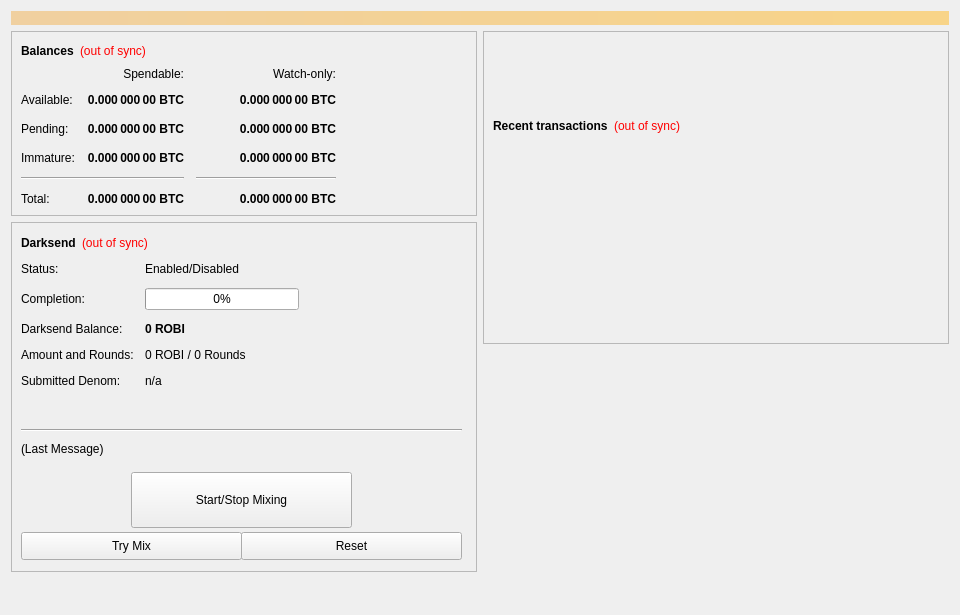
<?xml version="1.0" encoding="UTF-8"?>
<ui version="4.0">
 <class>OverviewPage</class>
 <widget class="QWidget" name="OverviewPage">
  <property name="geometry">
   <rect>
    <x>0</x>
    <y>0</y>
    <width>960</width>
    <height>615</height>
   </rect>
  </property>
  <property name="minimumSize">
   <size>
    <width>960</width>
    <height>0</height>
   </size>
  </property>
  <property name="windowTitle">
   <string>Form</string>
  </property>
  <layout class="QVBoxLayout" name="topLayout">
   <item>
    <widget class="QLabel" name="labelAlerts">
     <property name="visible">
      <bool>false</bool>
     </property>
     <property name="styleSheet">
      <string notr="true">background-color: qlineargradient(x1: 0, y1: 0, x2: 1, y2: 0, stop:0 #F0D0A0, stop:1 #F8D488); color:#000000;</string>
     </property>
     <property name="wordWrap">
      <bool>true</bool>
     </property>
     <property name="margin">
      <number>3</number>
     </property>
    </widget>
   </item>
   <item>
    <layout class="QHBoxLayout" name="horizontalLayout" stretch="1,1">
     <item>
      <layout class="QVBoxLayout" name="verticalLayout_2">
       <item>
        <widget class="QFrame" name="frame">
         <property name="frameShape">
          <enum>QFrame::StyledPanel</enum>
         </property>
         <property name="frameShadow">
          <enum>QFrame::Raised</enum>
         </property>
         <layout class="QVBoxLayout" name="verticalLayout_4">
          <item>
           <layout class="QHBoxLayout" name="horizontalLayout_4">
            <item>
             <widget class="QLabel" name="label_5">
              <property name="font">
               <font>
                <weight>75</weight>
                <bold>true</bold>
               </font>
              </property>
              <property name="text">
               <string>Balances</string>
              </property>
             </widget>
            </item>
            <item>
             <widget class="QLabel" name="labelWalletStatus">
              <property name="cursor">
               <cursorShape>WhatsThisCursor</cursorShape>
              </property>
              <property name="toolTip">
               <string>The displayed information may be out of date. Your wallet automatically synchronizes with the ROBI network after a connection is established, but this process has not completed yet.</string>
              </property>
              <property name="styleSheet">
               <string notr="true">QLabel { color: red; }</string>
              </property>
              <property name="text">
               <string notr="true">(out of sync)</string>
              </property>
              <property name="alignment">
               <set>Qt::AlignLeading|Qt::AlignLeft|Qt::AlignVCenter</set>
              </property>
             </widget>
            </item>
            <item>
             <spacer name="horizontalSpacer_3">
              <property name="orientation">
               <enum>Qt::Horizontal</enum>
              </property>
              <property name="sizeHint" stdset="0">
               <size>
                <width>40</width>
                <height>20</height>
               </size>
              </property>
             </spacer>
            </item>
           </layout>
          </item>
          <item>
           <layout class="QGridLayout" name="gridLayout">
            <property name="spacing">
             <number>12</number>
            </property>
            <item row="2" column="2">
             <widget class="QLabel" name="labelWatchPending">
              <property name="font">
               <font>
                <weight>75</weight>
                <bold>true</bold>
               </font>
              </property>
              <property name="cursor">
               <cursorShape>IBeamCursor</cursorShape>
              </property>
              <property name="toolTip">
               <string>Unconfirmed transactions to watch-only addresses</string>
              </property>
              <property name="text">
               <string notr="true">0.000 000 00 BTC</string>
              </property>
              <property name="alignment">
               <set>Qt::AlignRight|Qt::AlignTrailing|Qt::AlignVCenter</set>
              </property>
              <property name="textInteractionFlags">
               <set>Qt::LinksAccessibleByMouse|Qt::TextSelectableByKeyboard|Qt::TextSelectableByMouse</set>
              </property>
             </widget>
            </item>
            <item row="2" column="1">
             <widget class="QLabel" name="labelUnconfirmed">
              <property name="font">
               <font>
                <weight>75</weight>
                <bold>true</bold>
               </font>
              </property>
              <property name="cursor">
               <cursorShape>IBeamCursor</cursorShape>
              </property>
              <property name="toolTip">
               <string>Total of transactions that have yet to be confirmed, and do not yet count toward the spendable balance</string>
              </property>
              <property name="text">
               <string notr="true">0.000 000 00 BTC</string>
              </property>
              <property name="alignment">
               <set>Qt::AlignRight|Qt::AlignTrailing|Qt::AlignVCenter</set>
              </property>
              <property name="textInteractionFlags">
               <set>Qt::LinksAccessibleByMouse|Qt::TextSelectableByKeyboard|Qt::TextSelectableByMouse</set>
              </property>
             </widget>
            </item>
            <item row="3" column="2">
             <widget class="QLabel" name="labelWatchImmature">
              <property name="font">
               <font>
                <weight>75</weight>
                <bold>true</bold>
               </font>
              </property>
              <property name="cursor">
               <cursorShape>IBeamCursor</cursorShape>
              </property>
              <property name="toolTip">
               <string>Staked or masternode rewards in watch-only addresses that has not yet matured</string>
              </property>
              <property name="text">
               <string notr="true">0.000 000 00 BTC</string>
              </property>
              <property name="alignment">
               <set>Qt::AlignRight|Qt::AlignTrailing|Qt::AlignVCenter</set>
              </property>
              <property name="textInteractionFlags">
               <set>Qt::LinksAccessibleByMouse|Qt::TextSelectableByKeyboard|Qt::TextSelectableByMouse</set>
              </property>
             </widget>
            </item>
            <item row="4" column="0" colspan="2">
             <widget class="Line" name="lineSpendableBalance">
              <property name="orientation">
               <enum>Qt::Horizontal</enum>
              </property>
             </widget>
            </item>
            <item row="4" column="2">
             <widget class="Line" name="lineWatchBalance">
              <property name="sizePolicy">
               <sizepolicy hsizetype="Preferred" vsizetype="Fixed">
                <horstretch>0</horstretch>
                <verstretch>0</verstretch>
               </sizepolicy>
              </property>
              <property name="minimumSize">
               <size>
                <width>140</width>
                <height>0</height>
               </size>
              </property>
              <property name="orientation">
               <enum>Qt::Horizontal</enum>
              </property>
             </widget>
            </item>
            <item row="5" column="0">
             <widget class="QLabel" name="labelTotalText">
              <property name="text">
               <string>Total:</string>
              </property>
             </widget>
            </item>
            <item row="3" column="1">
             <widget class="QLabel" name="labelImmature">
              <property name="font">
               <font>
                <weight>75</weight>
                <bold>true</bold>
               </font>
              </property>
              <property name="cursor">
               <cursorShape>IBeamCursor</cursorShape>
              </property>
              <property name="toolTip">
               <string>Staked or masternode rewards that has not yet matured</string>
              </property>
              <property name="text">
               <string notr="true">0.000 000 00 BTC</string>
              </property>
              <property name="alignment">
               <set>Qt::AlignRight|Qt::AlignTrailing|Qt::AlignVCenter</set>
              </property>
              <property name="textInteractionFlags">
               <set>Qt::LinksAccessibleByMouse|Qt::TextSelectableByKeyboard|Qt::TextSelectableByMouse</set>
              </property>
             </widget>
            </item>
            <item row="2" column="3">
             <spacer name="horizontalSpacer_2">
              <property name="orientation">
               <enum>Qt::Horizontal</enum>
              </property>
              <property name="sizeHint" stdset="0">
               <size>
                <width>40</width>
                <height>20</height>
               </size>
              </property>
             </spacer>
            </item>
            <item row="3" column="0">
             <widget class="QLabel" name="labelImmatureText">
              <property name="text">
               <string>Immature:</string>
              </property>
             </widget>
            </item>
            <item row="5" column="1">
             <widget class="QLabel" name="labelTotal">
              <property name="font">
               <font>
                <weight>75</weight>
                <bold>true</bold>
               </font>
              </property>
              <property name="cursor">
               <cursorShape>IBeamCursor</cursorShape>
              </property>
              <property name="toolTip">
               <string>Your current total balance</string>
              </property>
              <property name="text">
               <string notr="true">0.000 000 00 BTC</string>
              </property>
              <property name="alignment">
               <set>Qt::AlignRight|Qt::AlignTrailing|Qt::AlignVCenter</set>
              </property>
              <property name="textInteractionFlags">
               <set>Qt::LinksAccessibleByMouse|Qt::TextSelectableByKeyboard|Qt::TextSelectableByMouse</set>
              </property>
             </widget>
            </item>
            <item row="5" column="2">
             <widget class="QLabel" name="labelWatchTotal">
              <property name="font">
               <font>
                <weight>75</weight>
                <bold>true</bold>
               </font>
              </property>
              <property name="cursor">
               <cursorShape>IBeamCursor</cursorShape>
              </property>
              <property name="toolTip">
               <string>Current total balance in watch-only addresses</string>
              </property>
              <property name="text">
               <string notr="true">0.000 000 00 BTC</string>
              </property>
              <property name="alignment">
               <set>Qt::AlignRight|Qt::AlignTrailing|Qt::AlignVCenter</set>
              </property>
              <property name="textInteractionFlags">
               <set>Qt::LinksAccessibleByMouse|Qt::TextSelectableByKeyboard|Qt::TextSelectableByMouse</set>
              </property>
             </widget>
            </item>
            <item row="0" column="2">
             <widget class="QLabel" name="labelWatchonly">
              <property name="text">
               <string>Watch-only:</string>
              </property>
              <property name="alignment">
               <set>Qt::AlignRight|Qt::AlignTrailing|Qt::AlignVCenter</set>
              </property>
             </widget>
            </item>
            <item row="1" column="0">
             <widget class="QLabel" name="labelBalanceText">
              <property name="text">
               <string>Available:</string>
              </property>
             </widget>
            </item>
            <item row="1" column="1">
             <widget class="QLabel" name="labelBalance">
              <property name="font">
               <font>
                <weight>75</weight>
                <bold>true</bold>
               </font>
              </property>
              <property name="cursor">
               <cursorShape>IBeamCursor</cursorShape>
              </property>
              <property name="toolTip">
               <string>Your current spendable balance</string>
              </property>
              <property name="text">
               <string notr="true">0.000 000 00 BTC</string>
              </property>
              <property name="alignment">
               <set>Qt::AlignRight|Qt::AlignTrailing|Qt::AlignVCenter</set>
              </property>
              <property name="textInteractionFlags">
               <set>Qt::LinksAccessibleByMouse|Qt::TextSelectableByKeyboard|Qt::TextSelectableByMouse</set>
              </property>
             </widget>
            </item>
            <item row="1" column="2">
             <widget class="QLabel" name="labelWatchAvailable">
              <property name="font">
               <font>
                <weight>75</weight>
                <bold>true</bold>
               </font>
              </property>
              <property name="cursor">
               <cursorShape>IBeamCursor</cursorShape>
              </property>
              <property name="toolTip">
               <string>Your current balance in watch-only addresses</string>
              </property>
              <property name="text">
               <string notr="true">0.000 000 00 BTC</string>
              </property>
              <property name="alignment">
               <set>Qt::AlignRight|Qt::AlignTrailing|Qt::AlignVCenter</set>
              </property>
              <property name="textInteractionFlags">
               <set>Qt::LinksAccessibleByMouse|Qt::TextSelectableByKeyboard|Qt::TextSelectableByMouse</set>
              </property>
             </widget>
            </item>
            <item row="2" column="0">
             <widget class="QLabel" name="labelPendingText">
              <property name="text">
               <string>Pending:</string>
              </property>
             </widget>
            </item>
            <item row="0" column="1">
             <widget class="QLabel" name="labelSpendable">
              <property name="text">
               <string>Spendable:</string>
              </property>
              <property name="alignment">
               <set>Qt::AlignRight|Qt::AlignTrailing|Qt::AlignVCenter</set>
              </property>
             </widget>
            </item>
           </layout>
          </item>
         </layout>
        </widget>
       </item>
       <item>
        <widget class="QFrame" name="frameDarksend">
         <property name="minimumSize">
          <size>
           <width>0</width>
           <height>350</height>
          </size>
         </property>
         <property name="layoutDirection">
          <enum>Qt::LeftToRight</enum>
         </property>
         <property name="frameShape">
          <enum>QFrame::StyledPanel</enum>
         </property>
         <property name="frameShadow">
          <enum>QFrame::Raised</enum>
         </property>
         <widget class="QWidget" name="formLayoutWidget">
          <property name="geometry">
           <rect>
            <x>10</x>
            <y>40</y>
            <width>451</width>
            <height>161</height>
           </rect>
          </property>
          <layout class="QFormLayout" name="formLayout">
           <property name="fieldGrowthPolicy">
            <enum>QFormLayout::AllNonFixedFieldsGrow</enum>
           </property>
           <property name="horizontalSpacing">
            <number>11</number>
           </property>
           <property name="verticalSpacing">
            <number>12</number>
           </property>
           <item row="0" column="0">
            <widget class="QLabel" name="label_6">
             <property name="text">
              <string>Status:</string>
             </property>
            </widget>
           </item>
           <item row="1" column="0">
            <widget class="QLabel" name="label_7">
             <property name="text">
              <string>Completion:</string>
             </property>
            </widget>
           </item>
           <item row="1" column="1">
            <widget class="QProgressBar" name="DarksendProgress">
             <property name="maximumSize">
              <size>
               <width>154</width>
               <height>16777215</height>
              </size>
             </property>
             <property name="value">
              <number>0</number>
             </property>
            </widget>
           </item>
           <item row="2" column="0">
            <widget class="QLabel" name="labelAnonymizedText">
             <property name="text">
              <string>Darksend Balance:</string>
             </property>
            </widget>
           </item>
           <item row="2" column="1">
            <widget class="QLabel" name="labelAnonymized">
             <property name="font">
              <font>
               <weight>75</weight>
               <bold>true</bold>
              </font>
             </property>
             <property name="text">
              <string notr="true">0 ROBI</string>
             </property>
            </widget>
           </item>
           <item row="3" column="0">
            <widget class="QLabel" name="label_8">
             <property name="text">
              <string>Amount and Rounds:</string>
             </property>
            </widget>
           </item>
           <item row="3" column="1">
            <widget class="QLabel" name="labelAmountRounds">
             <property name="text">
              <string>0 ROBI / 0 Rounds</string>
             </property>
            </widget>
           </item>
           <item row="4" column="0">
            <widget class="QLabel" name="label_9">
             <property name="text">
              <string>Submitted Denom:</string>
             </property>
            </widget>
           </item>
           <item row="4" column="1">
            <widget class="QLabel" name="labelSubmittedDenom">
             <property name="toolTip">
              <string>The denominations you submitted to the Masternode.&lt;br&gt;To mix, other users must submit the exact same denominations.</string>
             </property>
             <property name="text">
              <string>n/a</string>
             </property>
            </widget>
           </item>
           <item row="0" column="1">
            <widget class="QLabel" name="DarksendEnabled">
             <property name="text">
              <string>Enabled/Disabled</string>
             </property>
            </widget>
           </item>
          </layout>
         </widget>
         <widget class="QPushButton" name="runAutoDenom">
          <property name="geometry">
           <rect>
            <x>251</x>
            <y>17</y>
            <width>1</width>
            <height>1</height>
           </rect>
          </property>
          <property name="palette">
           <palette>
            <active>
             <colorrole role="WindowText">
              <brush brushstyle="SolidPattern">
               <color alpha="255">
                <red>0</red>
                <green>0</green>
                <blue>0</blue>
               </color>
              </brush>
             </colorrole>
             <colorrole role="Button">
              <brush brushstyle="SolidPattern">
               <color alpha="255">
                <red>239</red>
                <green>238</green>
                <blue>238</blue>
               </color>
              </brush>
             </colorrole>
             <colorrole role="Light">
              <brush brushstyle="SolidPattern">
               <color alpha="255">
                <red>255</red>
                <green>255</green>
                <blue>255</blue>
               </color>
              </brush>
             </colorrole>
             <colorrole role="Midlight">
              <brush brushstyle="SolidPattern">
               <color alpha="255">
                <red>247</red>
                <green>246</green>
                <blue>246</blue>
               </color>
              </brush>
             </colorrole>
             <colorrole role="Dark">
              <brush brushstyle="SolidPattern">
               <color alpha="255">
                <red>119</red>
                <green>119</green>
                <blue>119</blue>
               </color>
              </brush>
             </colorrole>
             <colorrole role="Mid">
              <brush brushstyle="SolidPattern">
               <color alpha="255">
                <red>159</red>
                <green>159</green>
                <blue>159</blue>
               </color>
              </brush>
             </colorrole>
             <colorrole role="Text">
              <brush brushstyle="SolidPattern">
               <color alpha="255">
                <red>0</red>
                <green>0</green>
                <blue>0</blue>
               </color>
              </brush>
             </colorrole>
             <colorrole role="BrightText">
              <brush brushstyle="SolidPattern">
               <color alpha="255">
                <red>255</red>
                <green>255</green>
                <blue>255</blue>
               </color>
              </brush>
             </colorrole>
             <colorrole role="ButtonText">
              <brush brushstyle="SolidPattern">
               <color alpha="255">
                <red>0</red>
                <green>0</green>
                <blue>0</blue>
               </color>
              </brush>
             </colorrole>
             <colorrole role="Base">
              <brush brushstyle="SolidPattern">
               <color alpha="255">
                <red>255</red>
                <green>255</green>
                <blue>255</blue>
               </color>
              </brush>
             </colorrole>
             <colorrole role="Window">
              <brush brushstyle="SolidPattern">
               <color alpha="255">
                <red>239</red>
                <green>238</green>
                <blue>238</blue>
               </color>
              </brush>
             </colorrole>
             <colorrole role="Shadow">
              <brush brushstyle="SolidPattern">
               <color alpha="255">
                <red>0</red>
                <green>0</green>
                <blue>0</blue>
               </color>
              </brush>
             </colorrole>
             <colorrole role="AlternateBase">
              <brush brushstyle="SolidPattern">
               <color alpha="255">
                <red>247</red>
                <green>246</green>
                <blue>246</blue>
               </color>
              </brush>
             </colorrole>
             <colorrole role="ToolTipBase">
              <brush brushstyle="SolidPattern">
               <color alpha="255">
                <red>255</red>
                <green>255</green>
                <blue>220</blue>
               </color>
              </brush>
             </colorrole>
             <colorrole role="ToolTipText">
              <brush brushstyle="SolidPattern">
               <color alpha="255">
                <red>0</red>
                <green>0</green>
                <blue>0</blue>
               </color>
              </brush>
             </colorrole>
            </active>
            <inactive>
             <colorrole role="WindowText">
              <brush brushstyle="SolidPattern">
               <color alpha="255">
                <red>0</red>
                <green>0</green>
                <blue>0</blue>
               </color>
              </brush>
             </colorrole>
             <colorrole role="Button">
              <brush brushstyle="SolidPattern">
               <color alpha="255">
                <red>239</red>
                <green>238</green>
                <blue>238</blue>
               </color>
              </brush>
             </colorrole>
             <colorrole role="Light">
              <brush brushstyle="SolidPattern">
               <color alpha="255">
                <red>255</red>
                <green>255</green>
                <blue>255</blue>
               </color>
              </brush>
             </colorrole>
             <colorrole role="Midlight">
              <brush brushstyle="SolidPattern">
               <color alpha="255">
                <red>247</red>
                <green>246</green>
                <blue>246</blue>
               </color>
              </brush>
             </colorrole>
             <colorrole role="Dark">
              <brush brushstyle="SolidPattern">
               <color alpha="255">
                <red>119</red>
                <green>119</green>
                <blue>119</blue>
               </color>
              </brush>
             </colorrole>
             <colorrole role="Mid">
              <brush brushstyle="SolidPattern">
               <color alpha="255">
                <red>159</red>
                <green>159</green>
                <blue>159</blue>
               </color>
              </brush>
             </colorrole>
             <colorrole role="Text">
              <brush brushstyle="SolidPattern">
               <color alpha="255">
                <red>0</red>
                <green>0</green>
                <blue>0</blue>
               </color>
              </brush>
             </colorrole>
             <colorrole role="BrightText">
              <brush brushstyle="SolidPattern">
               <color alpha="255">
                <red>255</red>
                <green>255</green>
                <blue>255</blue>
               </color>
              </brush>
             </colorrole>
             <colorrole role="ButtonText">
              <brush brushstyle="SolidPattern">
               <color alpha="255">
                <red>0</red>
                <green>0</green>
                <blue>0</blue>
               </color>
              </brush>
             </colorrole>
             <colorrole role="Base">
              <brush brushstyle="SolidPattern">
               <color alpha="255">
                <red>255</red>
                <green>255</green>
                <blue>255</blue>
               </color>
              </brush>
             </colorrole>
             <colorrole role="Window">
              <brush brushstyle="SolidPattern">
               <color alpha="255">
                <red>239</red>
                <green>238</green>
                <blue>238</blue>
               </color>
              </brush>
             </colorrole>
             <colorrole role="Shadow">
              <brush brushstyle="SolidPattern">
               <color alpha="255">
                <red>0</red>
                <green>0</green>
                <blue>0</blue>
               </color>
              </brush>
             </colorrole>
             <colorrole role="AlternateBase">
              <brush brushstyle="SolidPattern">
               <color alpha="255">
                <red>247</red>
                <green>246</green>
                <blue>246</blue>
               </color>
              </brush>
             </colorrole>
             <colorrole role="ToolTipBase">
              <brush brushstyle="SolidPattern">
               <color alpha="255">
                <red>255</red>
                <green>255</green>
                <blue>220</blue>
               </color>
              </brush>
             </colorrole>
             <colorrole role="ToolTipText">
              <brush brushstyle="SolidPattern">
               <color alpha="255">
                <red>0</red>
                <green>0</green>
                <blue>0</blue>
               </color>
              </brush>
             </colorrole>
            </inactive>
            <disabled>
             <colorrole role="WindowText">
              <brush brushstyle="SolidPattern">
               <color alpha="255">
                <red>119</red>
                <green>119</green>
                <blue>119</blue>
               </color>
              </brush>
             </colorrole>
             <colorrole role="Button">
              <brush brushstyle="SolidPattern">
               <color alpha="255">
                <red>239</red>
                <green>238</green>
                <blue>238</blue>
               </color>
              </brush>
             </colorrole>
             <colorrole role="Light">
              <brush brushstyle="SolidPattern">
               <color alpha="255">
                <red>255</red>
                <green>255</green>
                <blue>255</blue>
               </color>
              </brush>
             </colorrole>
             <colorrole role="Midlight">
              <brush brushstyle="SolidPattern">
               <color alpha="255">
                <red>247</red>
                <green>246</green>
                <blue>246</blue>
               </color>
              </brush>
             </colorrole>
             <colorrole role="Dark">
              <brush brushstyle="SolidPattern">
               <color alpha="255">
                <red>119</red>
                <green>119</green>
                <blue>119</blue>
               </color>
              </brush>
             </colorrole>
             <colorrole role="Mid">
              <brush brushstyle="SolidPattern">
               <color alpha="255">
                <red>159</red>
                <green>159</green>
                <blue>159</blue>
               </color>
              </brush>
             </colorrole>
             <colorrole role="Text">
              <brush brushstyle="SolidPattern">
               <color alpha="255">
                <red>119</red>
                <green>119</green>
                <blue>119</blue>
               </color>
              </brush>
             </colorrole>
             <colorrole role="BrightText">
              <brush brushstyle="SolidPattern">
               <color alpha="255">
                <red>255</red>
                <green>255</green>
                <blue>255</blue>
               </color>
              </brush>
             </colorrole>
             <colorrole role="ButtonText">
              <brush brushstyle="SolidPattern">
               <color alpha="255">
                <red>119</red>
                <green>119</green>
                <blue>119</blue>
               </color>
              </brush>
             </colorrole>
             <colorrole role="Base">
              <brush brushstyle="SolidPattern">
               <color alpha="255">
                <red>239</red>
                <green>238</green>
                <blue>238</blue>
               </color>
              </brush>
             </colorrole>
             <colorrole role="Window">
              <brush brushstyle="SolidPattern">
               <color alpha="255">
                <red>239</red>
                <green>238</green>
                <blue>238</blue>
               </color>
              </brush>
             </colorrole>
             <colorrole role="Shadow">
              <brush brushstyle="SolidPattern">
               <color alpha="255">
                <red>0</red>
                <green>0</green>
                <blue>0</blue>
               </color>
              </brush>
             </colorrole>
             <colorrole role="AlternateBase">
              <brush brushstyle="SolidPattern">
               <color alpha="255">
                <red>239</red>
                <green>238</green>
                <blue>238</blue>
               </color>
              </brush>
             </colorrole>
             <colorrole role="ToolTipBase">
              <brush brushstyle="SolidPattern">
               <color alpha="255">
                <red>255</red>
                <green>255</green>
                <blue>220</blue>
               </color>
              </brush>
             </colorrole>
             <colorrole role="ToolTipText">
              <brush brushstyle="SolidPattern">
               <color alpha="255">
                <red>0</red>
                <green>0</green>
                <blue>0</blue>
               </color>
              </brush>
             </colorrole>
            </disabled>
           </palette>
          </property>
          <property name="focusPolicy">
           <enum>Qt::NoFocus</enum>
          </property>
          <property name="autoFillBackground">
           <bool>true</bool>
          </property>
          <property name="text">
           <string/>
          </property>
          <property name="flat">
           <bool>true</bool>
          </property>
         </widget>
         <widget class="QPushButton" name="toggleDarksend">
          <property name="geometry">
           <rect>
            <x>120</x>
            <y>250</y>
            <width>221</width>
            <height>56</height>
           </rect>
          </property>
          <property name="sizePolicy">
           <sizepolicy hsizetype="MinimumExpanding" vsizetype="Fixed">
            <horstretch>0</horstretch>
            <verstretch>0</verstretch>
           </sizepolicy>
          </property>
          <property name="text">
           <string>Start/Stop Mixing</string>
          </property>
         </widget>
         <widget class="Line" name="lineLastMessage">
          <property name="geometry">
           <rect>
            <x>10</x>
            <y>200</y>
            <width>441</width>
            <height>16</height>
           </rect>
          </property>
          <property name="orientation">
           <enum>Qt::Horizontal</enum>
          </property>
         </widget>
         <widget class="QLabel" name="DarksendStatus">
          <property name="geometry">
           <rect>
            <x>10</x>
            <y>220</y>
            <width>451</width>
            <height>61</height>
           </rect>
          </property>
          <property name="minimumSize">
           <size>
            <width>288</width>
            <height>43</height>
           </size>
          </property>
          <property name="text">
           <string>(Last Message)</string>
          </property>
          <property name="alignment">
           <set>Qt::AlignLeading|Qt::AlignLeft|Qt::AlignTop</set>
          </property>
          <property name="wordWrap">
           <bool>true</bool>
          </property>
         </widget>
         <widget class="QPushButton" name="DarksendAuto">
          <property name="geometry">
           <rect>
            <x>10</x>
            <y>310</y>
            <width>221</width>
            <height>28</height>
           </rect>
          </property>
          <property name="sizePolicy">
           <sizepolicy hsizetype="MinimumExpanding" vsizetype="Fixed">
            <horstretch>0</horstretch>
            <verstretch>0</verstretch>
           </sizepolicy>
          </property>
          <property name="toolTip">
           <string>Try to manually submit a Darksend request.</string>
          </property>
          <property name="text">
           <string>Try Mix</string>
          </property>
         </widget>
         <widget class="QPushButton" name="DarksendReset">
          <property name="geometry">
           <rect>
            <x>230</x>
            <y>310</y>
            <width>221</width>
            <height>28</height>
           </rect>
          </property>
          <property name="sizePolicy">
           <sizepolicy hsizetype="MinimumExpanding" vsizetype="Fixed">
            <horstretch>0</horstretch>
            <verstretch>0</verstretch>
           </sizepolicy>
          </property>
          <property name="toolTip">
           <string>Reset the current status of Darksend (can interrupt Darksend if it's in the process of Mixing, which can cost you money!)</string>
          </property>
          <property name="autoFillBackground">
           <bool>false</bool>
          </property>
          <property name="text">
           <string>Reset</string>
          </property>
         </widget>
         <widget class="QWidget" name="layoutWidget">
          <property name="geometry">
           <rect>
            <x>10</x>
            <y>10</y>
            <width>431</width>
            <height>22</height>
           </rect>
          </property>
          <layout class="QHBoxLayout" name="horizontalLayout_5">
           <item>
            <widget class="QLabel" name="label_2">
             <property name="font">
              <font>
               <weight>75</weight>
               <bold>true</bold>
              </font>
             </property>
             <property name="text">
              <string>Darksend</string>
             </property>
            </widget>
           </item>
           <item>
            <widget class="QLabel" name="labelDarksendSyncStatus">
             <property name="toolTip">
              <string>The displayed information may be out of date. Your wallet automatically synchronizes with the ROBI network after a connection is established, but this process has not completed yet.</string>
             </property>
             <property name="styleSheet">
              <string notr="true">QLabel { color: red; }</string>
             </property>
             <property name="text">
              <string notr="true">(out of sync)</string>
             </property>
             <property name="alignment">
              <set>Qt::AlignLeading|Qt::AlignLeft|Qt::AlignVCenter</set>
             </property>
            </widget>
           </item>
           <item>
            <spacer name="horizontalSpacer_4">
             <property name="orientation">
              <enum>Qt::Horizontal</enum>
             </property>
             <property name="sizeHint" stdset="0">
              <size>
               <width>40</width>
               <height>20</height>
              </size>
             </property>
            </spacer>
           </item>
          </layout>
         </widget>
        </widget>
       </item>
       <item>
        <spacer name="verticalSpacer">
         <property name="orientation">
          <enum>Qt::Vertical</enum>
         </property>
         <property name="sizeHint" stdset="0">
          <size>
           <width>20</width>
           <height>40</height>
          </size>
         </property>
        </spacer>
       </item>
      </layout>
     </item>
     <item>
      <layout class="QVBoxLayout" name="verticalLayout_3">
       <item>
        <widget class="QFrame" name="frame_2">
         <property name="frameShape">
          <enum>QFrame::StyledPanel</enum>
         </property>
         <property name="frameShadow">
          <enum>QFrame::Raised</enum>
         </property>
         <layout class="QVBoxLayout" name="verticalLayout">
          <item>
           <spacer name="verticalSpacer_3">
            <property name="orientation">
             <enum>Qt::Vertical</enum>
            </property>
            <property name="sizeType">
             <enum>QSizePolicy::Fixed</enum>
            </property>
            <property name="sizeHint" stdset="0">
             <size>
              <width>20</width>
              <height>75</height>
             </size>
            </property>
           </spacer>
          </item>
          <item>
           <layout class="QHBoxLayout" name="horizontalLayout_2">
            <item>
             <widget class="QLabel" name="label_4">
              <property name="font">
               <font>
                <weight>75</weight>
                <bold>true</bold>
               </font>
              </property>
              <property name="text">
               <string>Recent transactions</string>
              </property>
             </widget>
            </item>
            <item>
             <widget class="QLabel" name="labelTransactionsStatus">
              <property name="cursor">
               <cursorShape>WhatsThisCursor</cursorShape>
              </property>
              <property name="toolTip">
               <string>The displayed information may be out of date. Your wallet automatically synchronizes with the ROBI network after a connection is established, but this process has not completed yet.</string>
              </property>
              <property name="styleSheet">
               <string notr="true">QLabel { color: red; }</string>
              </property>
              <property name="text">
               <string notr="true">(out of sync)</string>
              </property>
              <property name="alignment">
               <set>Qt::AlignRight|Qt::AlignTrailing|Qt::AlignVCenter</set>
              </property>
             </widget>
            </item>
            <item>
             <spacer name="horizontalSpacer">
              <property name="orientation">
               <enum>Qt::Horizontal</enum>
              </property>
              <property name="sizeHint" stdset="0">
               <size>
                <width>40</width>
                <height>20</height>
               </size>
              </property>
             </spacer>
            </item>
           </layout>
          </item>
          <item>
           <widget class="QListView" name="listTransactions">
            <property name="styleSheet">
             <string notr="true">QListView { background: transparent; }</string>
            </property>
            <property name="frameShape">
             <enum>QFrame::NoFrame</enum>
            </property>
            <property name="verticalScrollBarPolicy">
             <enum>Qt::ScrollBarAlwaysOff</enum>
            </property>
            <property name="horizontalScrollBarPolicy">
             <enum>Qt::ScrollBarAlwaysOff</enum>
            </property>
            <property name="selectionMode">
             <enum>QAbstractItemView::NoSelection</enum>
            </property>
           </widget>
          </item>
         </layout>
        </widget>
       </item>
       <item>
        <spacer name="verticalSpacer_2">
         <property name="orientation">
          <enum>Qt::Vertical</enum>
         </property>
         <property name="sizeType">
          <enum>QSizePolicy::Expanding</enum>
         </property>
         <property name="sizeHint" stdset="0">
          <size>
           <width>20</width>
           <height>40</height>
          </size>
         </property>
        </spacer>
       </item>
      </layout>
     </item>
    </layout>
   </item>
  </layout>
 </widget>
 <resources/>
 <connections/>
</ui>
